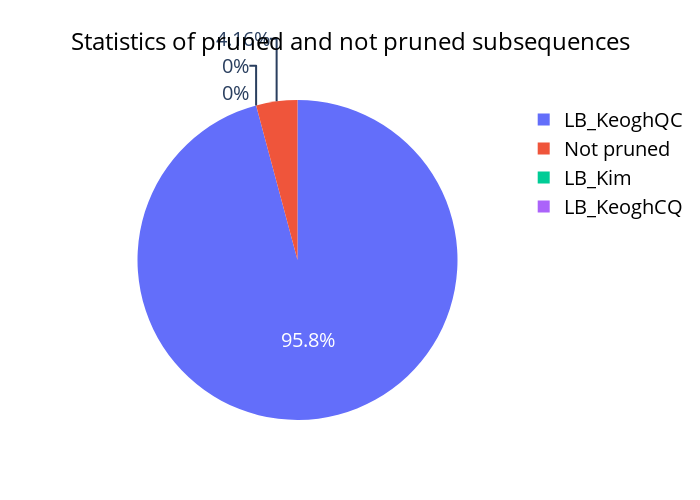

Notebook code for this chart:
### Markdown cell above
Визуализируйте количество неотброшенных и отброшенных каждой нижней границей подпоследовательностей временного ряда в виде круговой диаграммы.

### Code cell
not_pruned_num = (len(ts) - len(query) + 1) - (ucr_dtw_results['lb_Kim_num'] + ucr_dtw_results['lb_KeoghCQ_num'] + ucr_dtw_results['lb_KeoghQC_num'])

statistics = [not_pruned_num, ucr_dtw_results['lb_Kim_num'], ucr_dtw_results['lb_KeoghCQ_num'], ucr_dtw_results['lb_KeoghQC_num']]
labels = ['Not pruned', 'LB_Kim', 'LB_KeoghCQ', 'LB_KeoghQC']

plot_title = 'Statistics of pruned and not pruned subsequences'

pie_chart(labels, statistics, plot_title)

### Figure 1 — Plotly figure (JSON) as saved in the notebook; plotly's stock layout.template omitted (floating-point values rounded to 4 significant figures)
{"data": [{"labels": ["Not pruned", "LB_Kim", "LB_KeoghCQ", "LB_KeoghQC"], "textfont": {"size": 20}, "type": "pie", "values": [78, 0, 0, 1795]}], "layout": {"height": 500, "legend": {"font": {"color": "black", "size": 20}}, "title": {"font": {"color": "black", "size": 24}, "text": "Statistics of pruned and not pruned subsequences", "x": 0.5, "xanchor": "center"}, "width": 700}}
